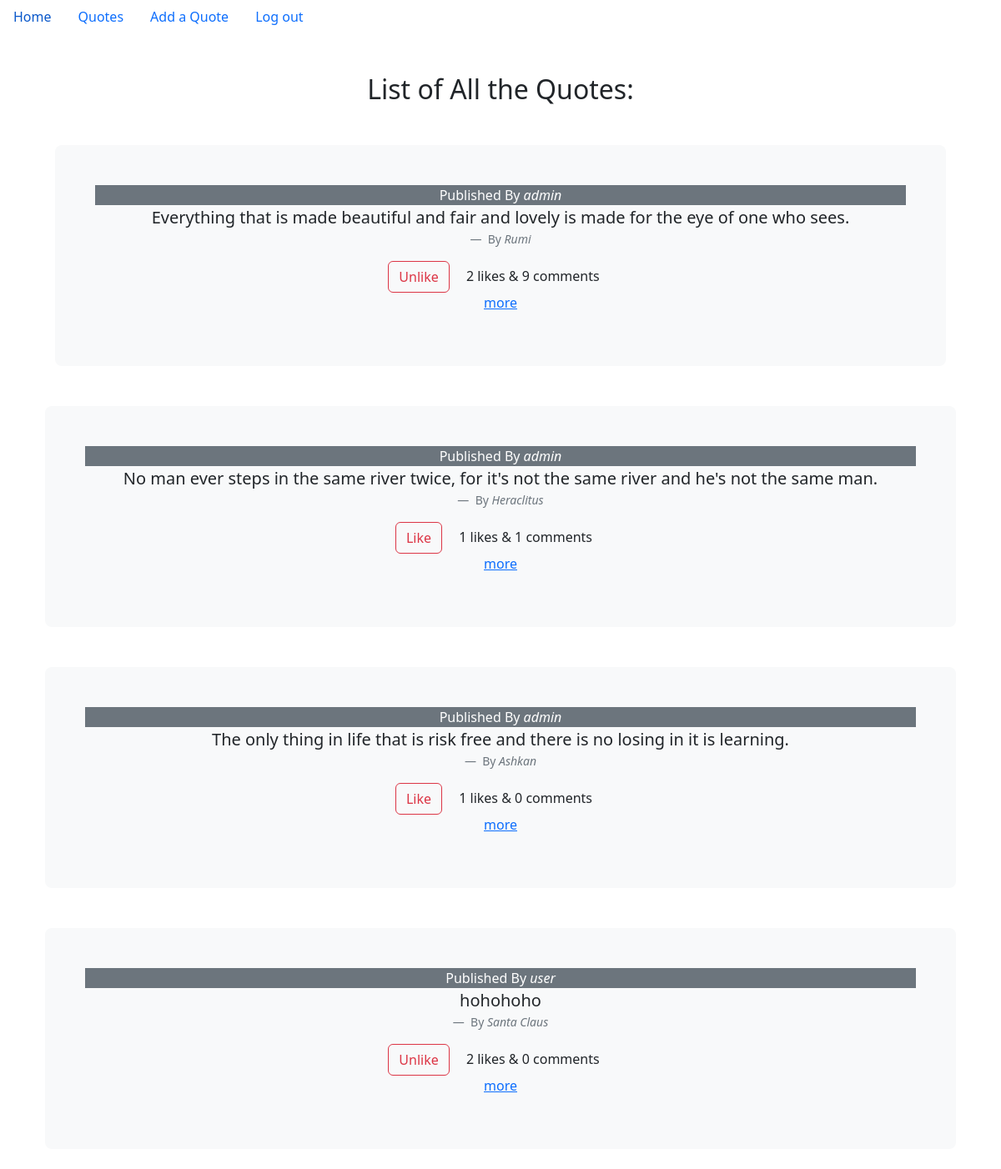
The page /quote/quote_list/ (signed in) on the database its author committed.
### myApp/models.py (models this page shows, shortened)
class Quote(models.Model):
    body = models.CharField(max_length=500)
    publisher = models.ForeignKey(User, on_delete=models.CASCADE)
    author = models.CharField(max_length=260)
    like_numbers = models.PositiveSmallIntegerField(default=0)
    def count_likes(self):
        counter = Like.objects.filter(quote=self).count()
        self.like_numbers = counter
        self.save()
        return counter

### myApp/views.py (the view)
# urls.py: path('quote/quote_list/', views.QuoteListView.as_view(), name='quote_list'),
class QuoteListView(LoginRequiredMixin, generic.ListView):
    model = Quote
    template_name = 'myApp/quote_list.html'
    context_object_name = 'quotes'
    def get_queryset(self):
        user = self.request.user
        queryset = Quote.objects.annotate(
            liked=Exists(Like.objects.filter(user=user, quote=OuterRef('pk')))).annotate(
                comments_num=(Count('comments', distinct=True) + Count('comments__sub_comments', distinct=True)))
        return queryset

### templates/myApp/quote_list.html (shortened to what this page needs)
{% extends 'base.html' %}
{% block content %}
<div class="container my-5">
  <h2 class="text-center mb-4">List of All the Quotes:</h2>
  {% for quote in quotes %}
    <div class="container mt-5">
        <div class="container mt-5">
          <div class="p-5 text-center bg-body-tertiary rounded-3 mb-4">
          <figcaption class="blockquote-header text-center text-white bg-secondary">
            Published By <cite title="Source Title">{{ quote.publisher }}</cite>
          </figcaption>
          <figure class="text-center">
              <blockquote class="blockquote">
                <p>{{ quote.body }}</p>
              </blockquote>
              <figcaption class="blockquote-footer">
                By <cite title="Source Title">{{ quote.author }}</cite>
              </figcaption>
              <button class="btn btn-outline-danger like-button"
                data-quote-id="{{ quote.pk }}"
                data-liked="{{ quote.liked }}">
                {% if quote.liked %}
                  Unlike
                {% else %}
                  Like
                {% endif %}
                </button>
                <span class="m-3">{{ quote.count_likes }} likes & {{ quote.comments_num }} comments</span>
                <div>
                  <a href="{% url 'quote_detail' quote.id %}">more</a>
                </div>
              </div>
        </div>
    </div>
    </div>
  {% endfor %}
{% endblock content %}

### static/css/base.css (style rules this page uses)
body { background-color: cornsilk; }

### rows shown on the page
Quote: publisher "admin", body "Everything that is made beautiful and fair and lovely is made for the eye of one who sees.", author "Rumi", shows "Unlike", count_likes "2", comments_num "9"
Quote: publisher "admin", body "No man ever steps in the same river twice, for it's not the same river and he's not the same man.", author "Heraclitus", shows "Like", count_likes "1", comments_num "1"
Quote: publisher "admin", body "The only thing in life that is risk free and there is no losing in it is learning.", author "Ashkan", shows "Like", count_likes "1", comments_num "0"
Quote: publisher "user", body "hohohoho", author "Santa Claus", shows "Unlike", count_likes "2", comments_num "0"
